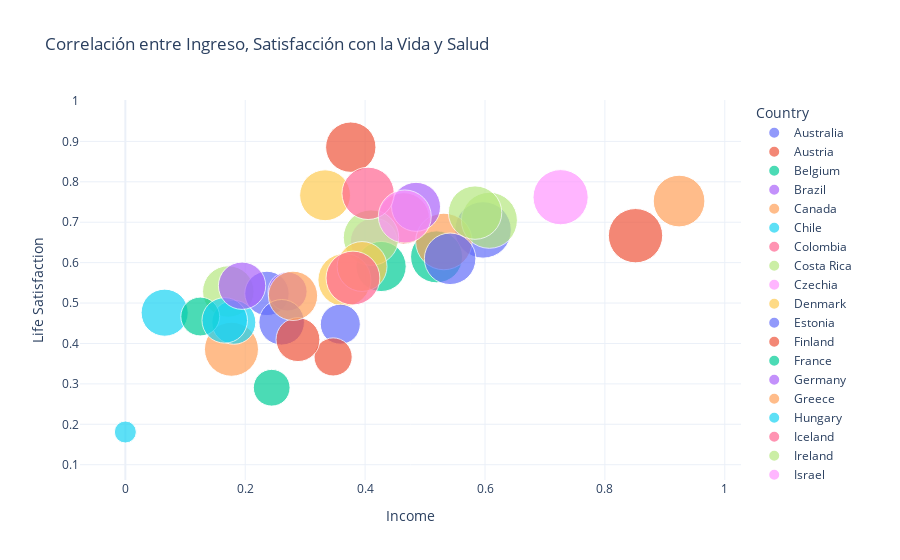

The cell this chart's notebook holds for it:
### Code cell
fig = px.scatter(df_promedios_por_dominio,x="Income",y="Life Satisfaction",size="Health",color="Country",hover_name="Country",size_max=40,title="Correlación entre Ingreso, Satisfacción con la Vida y Salud")

fig.update_layout(template="plotly_white")
fig.show()

### Figure 1 — Plotly figure (JSON) as saved in the notebook; plotly's stock layout.template omitted (floating-point values rounded to 4 significant figures)
{"data": [{"hovertemplate": "<b>%{hovertext}</b><br><br>Country=Australia<br>Income=%{x}<br>Life Satisfaction=%{y}<br>Health=%{marker.size}<extra></extra>", "hovertext": ["Australia"], "legendgroup": "Australia", "marker": {"color": "#636efa", "size": [0.8616], "sizemode": "area", "sizeref": 0.0005398, "symbol": "circle"}, "mode": "markers", "name": "Australia", "orientation": "v", "showlegend": true, "type": "scatter", "x": [0.5968], "xaxis": "x", "y": [0.681], "yaxis": "y"}, {"hovertemplate": "<b>%{hovertext}</b><br><br>Country=Austria<br>Income=%{x}<br>Life Satisfaction=%{y}<br>Health=%{marker.size}<extra></extra>", "hovertext": ["Austria"], "legendgroup": "Austria", "marker": {"color": "#EF553B", "size": [0.7136], "sizemode": "area", "sizeref": 0.0005398, "symbol": "circle"}, "mode": "markers", "name": "Austria", "orientation": "v", "showlegend": true, "type": "scatter", "x": [0.4645], "xaxis": "x", "y": [0.7095], "yaxis": "y"}, {"hovertemplate": "<b>%{hovertext}</b><br><br>Country=Belgium<br>Income=%{x}<br>Life Satisfaction=%{y}<br>Health=%{marker.size}<extra></extra>", "hovertext": ["Belgium"], "legendgroup": "Belgium", "marker": {"color": "#00cc96", "size": [0.7293], "sizemode": "area", "sizeref": 0.0005398, "symbol": "circle"}, "mode": "markers", "name": "Belgium", "orientation": "v", "showlegend": true, "type": "scatter", "x": [0.5192], "xaxis": "x", "y": [0.6143], "yaxis": "y"}, {"hovertemplate": "<b>%{hovertext}</b><br><br>Country=Brazil<br>Income=%{x}<br>Life Satisfaction=%{y}<br>Health=%{marker.size}<extra></extra>", "hovertext": ["Brazil"], "legendgroup": "Brazil", "marker": {"color": "#ab63fa", "size": [0.5672], "sizemode": "area", "sizeref": 0.0005398, "symbol": "circle"}, "mode": "markers", "name": "Brazil", "orientation": "v", "showlegend": true, "type": "scatter", "x": [NaN], "xaxis": "x", "y": [0.481], "yaxis": "y"}, {"hovertemplate": "<b>%{hovertext}</b><br><br>Country=Canada<br>Income=%{x}<br>Life Satisfaction=%{y}<br>Health=%{marker.size}<extra></extra>", "hovertext": ["Canada"], "legendgroup": "Canada", "marker": {"color": "#FFA15A", "size": [0.8637], "sizemode": "area", "sizeref": 0.0005398, "symbol": "circle"}, "mode": "markers", "name": "Canada", "orientation": "v", "showlegend": true, "type": "scatter", "x": [0.5314], "xaxis": "x", "y": [0.6524], "yaxis": "y"}, {"hovertemplate": "<b>%{hovertext}</b><br><br>Country=Chile<br>Income=%{x}<br>Life Satisfaction=%{y}<br>Health=%{marker.size}<extra></extra>", "hovertext": ["Chile"], "legendgroup": "Chile", "marker": {"color": "#19d3f3", "size": [0.5986], "sizemode": "area", "sizeref": 0.0005398, "symbol": "circle"}, "mode": "markers", "name": "Chile", "orientation": "v", "showlegend": true, "type": "scatter", "x": [0.0656], "xaxis": "x", "y": [0.4762], "yaxis": "y"}, {"hovertemplate": "<b>%{hovertext}</b><br><br>Country=Colombia<br>Income=%{x}<br>Life Satisfaction=%{y}<br>Health=%{marker.size}<extra></extra>", "hovertext": ["Colombia"], "legendgroup": "Colombia", "marker": {"color": "#FF6692", "size": [0.7185], "sizemode": "area", "sizeref": 0.0005398, "symbol": "circle"}, "mode": "markers", "name": "Colombia", "orientation": "v", "showlegend": true, "type": "scatter", "x": [NaN], "xaxis": "x", "y": [0.4], "yaxis": "y"}, {"hovertemplate": "<b>%{hovertext}</b><br><br>Country=Costa Rica<br>Income=%{x}<br>Life Satisfaction=%{y}<br>Health=%{marker.size}<extra></extra>", "hovertext": ["Costa Rica"], "legendgroup": "Costa Rica", "marker": {"color": "#B6E880", "size": [0.714], "sizemode": "area", "sizeref": 0.0005398, "symbol": "circle"}, "mode": "markers", "name": "Costa Rica", "orientation": "v", "showlegend": true, "type": "scatter", "x": [0.1717], "xaxis": "x", "y": [0.5286], "yaxis": "y"}, {"hovertemplate": "<b>%{hovertext}</b><br><br>Country=Czechia<br>Income=%{x}<br>Life Satisfaction=%{y}<br>Health=%{marker.size}<extra></extra>", "hovertext": ["Czechia"], "legendgroup": "Czechia", "marker": {"color": "#FF97FF", "size": [0.5924], "sizemode": "area", "sizeref": 0.0005398, "symbol": "circle"}, "mode": "markers", "name": "Czechia", "orientation": "v", "showlegend": true, "type": "scatter", "x": [0.4144], "xaxis": "x", "y": [0.6524], "yaxis": "y"}, {"hovertemplate": "<b>%{hovertext}</b><br><br>Country=Denmark<br>Income=%{x}<br>Life Satisfaction=%{y}<br>Health=%{marker.size}<extra></extra>", "hovertext": ["Denmark"], "legendgroup": "Denmark", "marker": {"color": "#FECB52", "size": [0.6982], "sizemode": "area", "sizeref": 0.0005398, "symbol": "circle"}, "mode": "markers", "name": "Denmark", "orientation": "v", "showlegend": true, "type": "scatter", "x": [0.3332], "xaxis": "x", "y": [0.7667], "yaxis": "y"}, {"hovertemplate": "<b>%{hovertext}</b><br><br>Country=Estonia<br>Income=%{x}<br>Life Satisfaction=%{y}<br>Health=%{marker.size}<extra></extra>", "hovertext": ["Estonia"], "legendgroup": "Estonia", "marker": {"color": "#636efa", "size": [0.5314], "sizemode": "area", "sizeref": 0.0005398, "symbol": "circle"}, "mode": "markers", "name": "Estonia", "orientation": "v", "showlegend": true, "type": "scatter", "x": [0.2362], "xaxis": "x", "y": [0.5238], "yaxis": "y"}, {"hovertemplate": "<b>%{hovertext}</b><br><br>Country=Finland<br>Income=%{x}<br>Life Satisfaction=%{y}<br>Health=%{marker.size}<extra></extra>", "hovertext": ["Finland"], "legendgroup": "Finland", "marker": {"color": "#EF553B", "size": [0.6847], "sizemode": "area", "sizeref": 0.0005398, "symbol": "circle"}, "mode": "markers", "name": "Finland", "orientation": "v", "showlegend": true, "type": "scatter", "x": [0.3761], "xaxis": "x", "y": [0.8857], "yaxis": "y"}, {"hovertemplate": "<b>%{hovertext}</b><br><br>Country=France<br>Income=%{x}<br>Life Satisfaction=%{y}<br>Health=%{marker.size}<extra></extra>", "hovertext": ["France"], "legendgroup": "France", "marker": {"color": "#00cc96", "size": [0.6785], "sizemode": "area", "sizeref": 0.0005398, "symbol": "circle"}, "mode": "markers", "name": "France", "orientation": "v", "showlegend": true, "type": "scatter", "x": [0.4267], "xaxis": "x", "y": [0.5905], "yaxis": "y"}, {"hovertemplate": "<b>%{hovertext}</b><br><br>Country=Germany<br>Income=%{x}<br>Life Satisfaction=%{y}<br>Health=%{marker.size}<extra></extra>", "hovertext": ["Germany"], "legendgroup": "Germany", "marker": {"color": "#ab63fa", "size": [0.6481], "sizemode": "area", "sizeref": 0.0005398, "symbol": "circle"}, "mode": "markers", "name": "Germany", "orientation": "v", "showlegend": true, "type": "scatter", "x": [0.485], "xaxis": "x", "y": [0.7381], "yaxis": "y"}, {"hovertemplate": "<b>%{hovertext}</b><br><br>Country=Greece<br>Income=%{x}<br>Life Satisfaction=%{y}<br>Health=%{marker.size}<extra></extra>", "hovertext": ["Greece"], "legendgroup": "Greece", "marker": {"color": "#FFA15A", "size": [0.7885], "sizemode": "area", "sizeref": 0.0005398, "symbol": "circle"}, "mode": "markers", "name": "Greece", "orientation": "v", "showlegend": true, "type": "scatter", "x": [0.177], "xaxis": "x", "y": [0.3857], "yaxis": "y"}, {"hovertemplate": "<b>%{hovertext}</b><br><br>Country=Hungary<br>Income=%{x}<br>Life Satisfaction=%{y}<br>Health=%{marker.size}<extra></extra>", "hovertext": ["Hungary"], "legendgroup": "Hungary", "marker": {"color": "#19d3f3", "size": [0.5215], "sizemode": "area", "sizeref": 0.0005398, "symbol": "circle"}, "mode": "markers", "name": "Hungary", "orientation": "v", "showlegend": true, "type": "scatter", "x": [0.181], "xaxis": "x", "y": [0.4524], "yaxis": "y"}, {"hovertemplate": "<b>%{hovertext}</b><br><br>Country=Iceland<br>Income=%{x}<br>Life Satisfaction=%{y}<br>Health=%{marker.size}<extra></extra>", "hovertext": ["Iceland"], "legendgroup": "Iceland", "marker": {"color": "#FF6692", "size": [0.7738], "sizemode": "area", "sizeref": 0.0005398, "symbol": "circle"}, "mode": "markers", "name": "Iceland", "orientation": "v", "showlegend": true, "type": "scatter", "x": [NaN], "xaxis": "x", "y": [0.7917], "yaxis": "y"}, {"hovertemplate": "<b>%{hovertext}</b><br><br>Country=Ireland<br>Income=%{x}<br>Life Satisfaction=%{y}<br>Health=%{marker.size}<extra></extra>", "hovertext": ["Ireland"], "legendgroup": "Ireland", "marker": {"color": "#B6E880", "size": [0.8302], "sizemode": "area", "sizeref": 0.0005398, "symbol": "circle"}, "mode": "markers", "name": "Ireland", "orientation": "v", "showlegend": true, "type": "scatter", "x": [0.4098], "xaxis": "x", "y": [0.6619], "yaxis": "y"}, {"hovertemplate": "<b>%{hovertext}</b><br><br>Country=Israel<br>Income=%{x}<br>Life Satisfaction=%{y}<br>Health=%{marker.size}<extra></extra>", "hovertext": ["Israel"], "legendgroup": "Israel", "marker": {"color": "#FF97FF", "size": [0.7821], "sizemode": "area", "sizeref": 0.0005398, "symbol": "circle"}, "mode": "markers", "name": "Israel", "orientation": "v", "showlegend": true, "type": "scatter", "x": [NaN], "xaxis": "x", "y": [0.7048], "yaxis": "y"}, {"hovertemplate": "<b>%{hovertext}</b><br><br>Country=Italy<br>Income=%{x}<br>Life Satisfaction=%{y}<br>Health=%{marker.size}<extra></extra>", "hovertext": ["Italy"], "legendgroup": "Italy", "marker": {"color": "#FECB52", "size": [0.7575], "sizemode": "area", "sizeref": 0.0005398, "symbol": "circle"}, "mode": "markers", "name": "Italy", "orientation": "v", "showlegend": true, "type": "scatter", "x": [0.3655], "xaxis": "x", "y": [0.5571], "yaxis": "y"}, {"hovertemplate": "<b>%{hovertext}</b><br><br>Country=Japan<br>Income=%{x}<br>Life Satisfaction=%{y}<br>Health=%{marker.size}<extra></extra>", "hovertext": ["Japan"], "legendgroup": "Japan", "marker": {"color": "#636efa", "size": [0.4321], "sizemode": "area", "sizeref": 0.0005398, "symbol": "circle"}, "mode": "markers", "name": "Japan", "orientation": "v", "showlegend": true, "type": "scatter", "x": [0.3586], "xaxis": "x", "y": [0.4476], "yaxis": "y"}, {"hovertemplate": "<b>%{hovertext}</b><br><br>Country=Korea<br>Income=%{x}<br>Life Satisfaction=%{y}<br>Health=%{marker.size}<extra></extra>", "hovertext": ["Korea"], "legendgroup": "Korea", "marker": {"color": "#EF553B", "size": [0.393], "sizemode": "area", "sizeref": 0.0005398, "symbol": "circle"}, "mode": "markers", "name": "Korea", "orientation": "v", "showlegend": true, "type": "scatter", "x": [0.3466], "xaxis": "x", "y": [0.3667], "yaxis": "y"}, {"hovertemplate": "<b>%{hovertext}</b><br><br>Country=Latvia<br>Income=%{x}<br>Life Satisfaction=%{y}<br>Health=%{marker.size}<extra></extra>", "hovertext": ["Latvia"], "legendgroup": "Latvia", "marker": {"color": "#00cc96", "size": [0.4071], "sizemode": "area", "sizeref": 0.0005398, "symbol": "circle"}, "mode": "markers", "name": "Latvia", "orientation": "v", "showlegend": true, "type": "scatter", "x": [0.1249], "xaxis": "x", "y": [0.4667], "yaxis": "y"}, {"hovertemplate": "<b>%{hovertext}</b><br><br>Country=Lithuania<br>Income=%{x}<br>Life Satisfaction=%{y}<br>Health=%{marker.size}<extra></extra>", "hovertext": ["Lithuania"], "legendgroup": "Lithuania", "marker": {"color": "#ab63fa", "size": [0.4125], "sizemode": "area", "sizeref": 0.0005398, "symbol": "circle"}, "mode": "markers", "name": "Lithuania", "orientation": "v", "showlegend": true, "type": "scatter", "x": [0.2706], "xaxis": "x", "y": [0.5286], "yaxis": "y"}, {"hovertemplate": "<b>%{hovertext}</b><br><br>Country=Luxembourg<br>Income=%{x}<br>Life Satisfaction=%{y}<br>Health=%{marker.size}<extra></extra>", "hovertext": ["Luxembourg"], "legendgroup": "Luxembourg", "marker": {"color": "#FFA15A", "size": [0.7203], "sizemode": "area", "sizeref": 0.0005398, "symbol": "circle"}, "mode": "markers", "name": "Luxembourg", "orientation": "v", "showlegend": true, "type": "scatter", "x": [0.9238], "xaxis": "x", "y": [0.7524], "yaxis": "y"}, {"hovertemplate": "<b>%{hovertext}</b><br><br>Country=Mexico<br>Income=%{x}<br>Life Satisfaction=%{y}<br>Health=%{marker.size}<extra></extra>", "hovertext": ["Mexico"], "legendgroup": "Mexico", "marker": {"color": "#19d3f3", "size": [0.5591], "sizemode": "area", "sizeref": 0.0005398, "symbol": "circle"}, "mode": "markers", "name": "Mexico", "orientation": "v", "showlegend": true, "type": "scatter", "x": [0.1658], "xaxis": "x", "y": [0.4571], "yaxis": "y"}, {"hovertemplate": "<b>%{hovertext}</b><br><br>Country=Netherlands<br>Income=%{x}<br>Life Satisfaction=%{y}<br>Health=%{marker.size}<extra></extra>", "hovertext": ["Netherlands"], "legendgroup": "Netherlands", "marker": {"color": "#FF6692", "size": [0.7397], "sizemode": "area", "sizeref": 0.0005398, "symbol": "circle"}, "mode": "markers", "name": "Netherlands", "orientation": "v", "showlegend": true, "type": "scatter", "x": [0.4049], "xaxis": "x", "y": [0.7714], "yaxis": "y"}, {"hovertemplate": "<b>%{hovertext}</b><br><br>Country=New Zealand<br>Income=%{x}<br>Life Satisfaction=%{y}<br>Health=%{marker.size}<extra></extra>", "hovertext": ["New Zealand"], "legendgroup": "New Zealand", "marker": {"color": "#B6E880", "size": [0.8477], "sizemode": "area", "sizeref": 0.0005398, "symbol": "circle"}, "mode": "markers", "name": "New Zealand", "orientation": "v", "showlegend": true, "type": "scatter", "x": [0.6073], "xaxis": "x", "y": [0.7048], "yaxis": "y"}, {"hovertemplate": "<b>%{hovertext}</b><br><br>Country=Norway<br>Income=%{x}<br>Life Satisfaction=%{y}<br>Health=%{marker.size}<extra></extra>", "hovertext": ["Norway"], "legendgroup": "Norway", "marker": {"color": "#FF97FF", "size": [0.7567], "sizemode": "area", "sizeref": 0.0005398, "symbol": "circle"}, "mode": "markers", "name": "Norway", "orientation": "v", "showlegend": true, "type": "scatter", "x": [0.4662], "xaxis": "x", "y": [0.7143], "yaxis": "y"}, {"hovertemplate": "<b>%{hovertext}</b><br><br>Country=OECD - Total<br>Income=%{x}<br>Life Satisfaction=%{y}<br>Health=%{marker.size}<extra></extra>", "hovertext": ["OECD - Total"], "legendgroup": "OECD - Total", "marker": {"color": "#FECB52", "size": [0.6711], "sizemode": "area", "sizeref": 0.0005398, "symbol": "circle"}, "mode": "markers", "name": "OECD - Total", "orientation": "v", "showlegend": true, "type": "scatter", "x": [0.3949], "xaxis": "x", "y": [0.5905], "yaxis": "y"}, {"hovertemplate": "<b>%{hovertext}</b><br><br>Country=Poland<br>Income=%{x}<br>Life Satisfaction=%{y}<br>Health=%{marker.size}<extra></extra>", "hovertext": ["Poland"], "legendgroup": "Poland", "marker": {"color": "#636efa", "size": [0.5599], "sizemode": "area", "sizeref": 0.0005398, "symbol": "circle"}, "mode": "markers", "name": "Poland", "orientation": "v", "showlegend": true, "type": "scatter", "x": [0.2608], "xaxis": "x", "y": [0.4524], "yaxis": "y"}, {"hovertemplate": "<b>%{hovertext}</b><br><br>Country=Portugal<br>Income=%{x}<br>Life Satisfaction=%{y}<br>Health=%{marker.size}<extra></extra>", "hovertext": ["Portugal"], "legendgroup": "Portugal", "marker": {"color": "#EF553B", "size": [0.5198], "sizemode": "area", "sizeref": 0.0005398, "symbol": "circle"}, "mode": "markers", "name": "Portugal", "orientation": "v", "showlegend": true, "type": "scatter", "x": [0.288], "xaxis": "x", "y": [0.4095], "yaxis": "y"}, {"hovertemplate": "<b>%{hovertext}</b><br><br>Country=Russia<br>Income=%{x}<br>Life Satisfaction=%{y}<br>Health=%{marker.size}<extra></extra>", "hovertext": ["Russia"], "legendgroup": "Russia", "marker": {"color": "#00cc96", "size": [0.3642], "sizemode": "area", "sizeref": 0.0005398, "symbol": "circle"}, "mode": "markers", "name": "Russia", "orientation": "v", "showlegend": true, "type": "scatter", "x": [0.2442], "xaxis": "x", "y": [0.2905], "yaxis": "y"}, {"hovertemplate": "<b>%{hovertext}</b><br><br>Country=Slovak Republic<br>Income=%{x}<br>Life Satisfaction=%{y}<br>Health=%{marker.size}<extra></extra>", "hovertext": ["Slovak Republic"], "legendgroup": "Slovak Republic", "marker": {"color": "#ab63fa", "size": [0.6049], "sizemode": "area", "sizeref": 0.0005398, "symbol": "circle"}, "mode": "markers", "name": "Slovak Republic", "orientation": "v", "showlegend": true, "type": "scatter", "x": [0.1947], "xaxis": "x", "y": [0.5429], "yaxis": "y"}, {"hovertemplate": "<b>%{hovertext}</b><br><br>Country=Slovenia<br>Income=%{x}<br>Life Satisfaction=%{y}<br>Health=%{marker.size}<extra></extra>", "hovertext": ["Slovenia"], "legendgroup": "Slovenia", "marker": {"color": "#FFA15A", "size": [0.6567], "sizemode": "area", "sizeref": 0.0005398, "symbol": "circle"}, "mode": "markers", "name": "Slovenia", "orientation": "v", "showlegend": true, "type": "scatter", "x": [0.2797], "xaxis": "x", "y": [0.5179], "yaxis": "y"}, {"hovertemplate": "<b>%{hovertext}</b><br><br>Country=South Africa<br>Income=%{x}<br>Life Satisfaction=%{y}<br>Health=%{marker.size}<extra></extra>", "hovertext": ["South Africa"], "legendgroup": "South Africa", "marker": {"color": "#19d3f3", "size": [0.1306], "sizemode": "area", "sizeref": 0.0005398, "symbol": "circle"}, "mode": "markers", "name": "South Africa", "orientation": "v", "showlegend": true, "type": "scatter", "x": [0.0], "xaxis": "x", "y": [0.181], "yaxis": "y"}, {"hovertemplate": "<b>%{hovertext}</b><br><br>Country=Spain<br>Income=%{x}<br>Life Satisfaction=%{y}<br>Health=%{marker.size}<extra></extra>", "hovertext": ["Spain"], "legendgroup": "Spain", "marker": {"color": "#FF6692", "size": [0.7818], "sizemode": "area", "sizeref": 0.0005398, "symbol": "circle"}, "mode": "markers", "name": "Spain", "orientation": "v", "showlegend": true, "type": "scatter", "x": [0.3797], "xaxis": "x", "y": [0.5619], "yaxis": "y"}, {"hovertemplate": "<b>%{hovertext}</b><br><br>Country=Sweden<br>Income=%{x}<br>Life Satisfaction=%{y}<br>Health=%{marker.size}<extra></extra>", "hovertext": ["Sweden"], "legendgroup": "Sweden", "marker": {"color": "#B6E880", "size": [0.7697], "sizemode": "area", "sizeref": 0.0005398, "symbol": "circle"}, "mode": "markers", "name": "Sweden", "orientation": "v", "showlegend": true, "type": "scatter", "x": [0.5834], "xaxis": "x", "y": [0.7238], "yaxis": "y"}, {"hovertemplate": "<b>%{hovertext}</b><br><br>Country=Switzerland<br>Income=%{x}<br>Life Satisfaction=%{y}<br>Health=%{marker.size}<extra></extra>", "hovertext": ["Switzerland"], "legendgroup": "Switzerland", "marker": {"color": "#FF97FF", "size": [0.822], "sizemode": "area", "sizeref": 0.0005398, "symbol": "circle"}, "mode": "markers", "name": "Switzerland", "orientation": "v", "showlegend": true, "type": "scatter", "x": [0.7261], "xaxis": "x", "y": [0.7619], "yaxis": "y"}, {"hovertemplate": "<b>%{hovertext}</b><br><br>Country=Türkiye<br>Income=%{x}<br>Life Satisfaction=%{y}<br>Health=%{marker.size}<extra></extra>", "hovertext": ["Türkiye"], "legendgroup": "Türkiye", "marker": {"color": "#FECB52", "size": [0.6326], "sizemode": "area", "sizeref": 0.0005398, "symbol": "circle"}, "mode": "markers", "name": "Türkiye", "orientation": "v", "showlegend": true, "type": "scatter", "x": [NaN], "xaxis": "x", "y": [0.1762], "yaxis": "y"}, {"hovertemplate": "<b>%{hovertext}</b><br><br>Country=United Kingdom<br>Income=%{x}<br>Life Satisfaction=%{y}<br>Health=%{marker.size}<extra></extra>", "hovertext": ["United Kingdom"], "legendgroup": "United Kingdom", "marker": {"color": "#636efa", "size": [0.7164], "sizemode": "area", "sizeref": 0.0005398, "symbol": "circle"}, "mode": "markers", "name": "United Kingdom", "orientation": "v", "showlegend": true, "type": "scatter", "x": [0.5418], "xaxis": "x", "y": [0.6095], "yaxis": "y"}, {"hovertemplate": "<b>%{hovertext}</b><br><br>Country=United States<br>Income=%{x}<br>Life Satisfaction=%{y}<br>Health=%{marker.size}<extra></extra>", "hovertext": ["United States"], "legendgroup": "United States", "marker": {"color": "#EF553B", "size": [0.7971], "sizemode": "area", "sizeref": 0.0005398, "symbol": "circle"}, "mode": "markers", "name": "United States", "orientation": "v", "showlegend": true, "type": "scatter", "x": [0.8511], "xaxis": "x", "y": [0.6667], "yaxis": "y"}], "layout": {"legend": {"itemsizing": "constant", "title": {"text": "Country"}, "tracegroupgap": 0}, "title": {"text": "Correlación entre Ingreso, Satisfacción con la Vida y Salud"}, "xaxis": {"anchor": "y", "domain": [0, 1], "title": {"text": "Income"}}, "yaxis": {"anchor": "x", "domain": [0, 1], "title": {"text": "Life Satisfaction"}}}}
